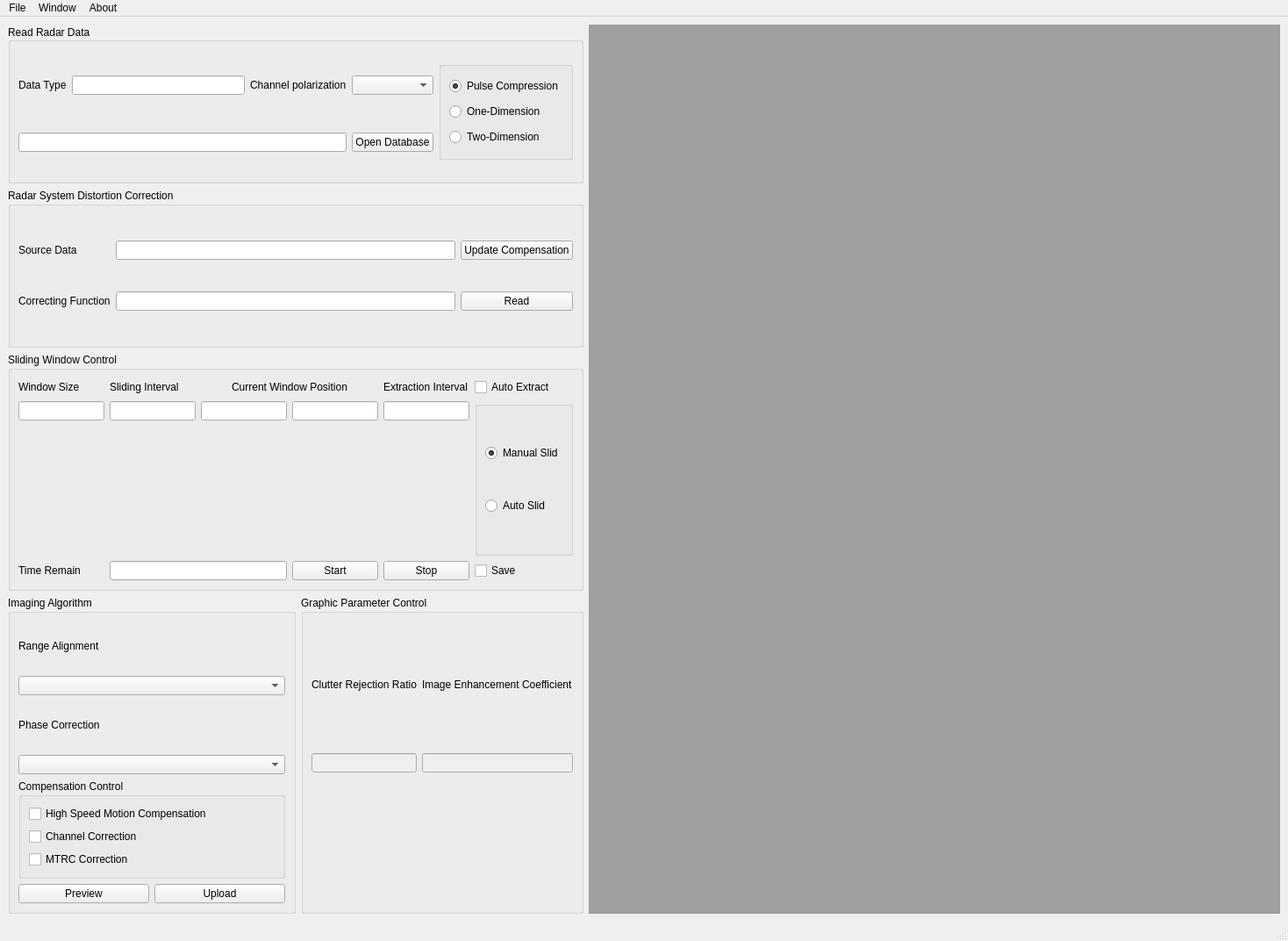
<?xml version="1.0" encoding="UTF-8"?>
<ui version="4.0">
 <class>MainWindow</class>
 <widget class="QMainWindow" name="MainWindow">
  <property name="geometry">
   <rect>
    <x>0</x>
    <y>0</y>
    <width>1468</width>
    <height>1072</height>
   </rect>
  </property>
  <property name="windowTitle">
   <string>ISAR Imaging</string>
  </property>
  <widget class="QWidget" name="centralwidget">
   <layout class="QGridLayout" name="gridLayout_6" rowstretch="2,2,3,4" columnstretch="5,3,12">
    <item row="0" column="0" colspan="2">
     <widget class="QGroupBox" name="groupBox">
      <property name="sizePolicy">
       <sizepolicy hsizetype="Preferred" vsizetype="Preferred">
        <horstretch>0</horstretch>
        <verstretch>0</verstretch>
       </sizepolicy>
      </property>
      <property name="maximumSize">
       <size>
        <width>16777215</width>
        <height>16777215</height>
       </size>
      </property>
      <property name="title">
       <string>Read Radar Data</string>
      </property>
      <property name="alignment">
       <set>Qt::AlignLeading|Qt::AlignLeft|Qt::AlignVCenter</set>
      </property>
      <layout class="QGridLayout" name="gridLayout_3">
       <item row="1" column="0" colspan="3">
        <widget class="QLineEdit" name="lineEdit_2"/>
       </item>
       <item row="0" column="1">
        <widget class="QLineEdit" name="lineEdit"/>
       </item>
       <item row="0" column="2">
        <widget class="QLabel" name="label_4">
         <property name="text">
          <string>Channel polarization</string>
         </property>
        </widget>
       </item>
       <item row="0" column="0">
        <widget class="QLabel" name="label">
         <property name="text">
          <string>Data Type</string>
         </property>
        </widget>
       </item>
       <item row="0" column="3">
        <widget class="QComboBox" name="comboBox"/>
       </item>
       <item row="1" column="3">
        <widget class="QPushButton" name="btnOpenDatabase">
         <property name="text">
          <string>Open Database</string>
         </property>
        </widget>
       </item>
       <item row="0" column="4" rowspan="2">
        <widget class="QGroupBox" name="groupBox_4">
         <property name="title">
          <string/>
         </property>
         <layout class="QVBoxLayout" name="verticalLayout">
          <item>
           <widget class="QRadioButton" name="radioButton">
            <property name="text">
             <string>Pulse Compression</string>
            </property>
            <property name="checked">
             <bool>true</bool>
            </property>
           </widget>
          </item>
          <item>
           <widget class="QRadioButton" name="radioButton_2">
            <property name="text">
             <string>One-Dimension</string>
            </property>
           </widget>
          </item>
          <item>
           <widget class="QRadioButton" name="radioButton_5">
            <property name="text">
             <string>Two-Dimension</string>
            </property>
           </widget>
          </item>
         </layout>
        </widget>
       </item>
      </layout>
     </widget>
    </item>
    <item row="0" column="2" rowspan="4">
     <widget class="QMdiArea" name="mdiArea">
      <property name="sizePolicy">
       <sizepolicy hsizetype="Expanding" vsizetype="Expanding">
        <horstretch>0</horstretch>
        <verstretch>0</verstretch>
       </sizepolicy>
      </property>
      <property name="minimumSize">
       <size>
        <width>0</width>
        <height>0</height>
       </size>
      </property>
      <property name="activationOrder">
       <enum>QMdiArea::CreationOrder</enum>
      </property>
      <property name="viewMode">
       <enum>QMdiArea::TabbedView</enum>
      </property>
      <property name="tabsMovable">
       <bool>true</bool>
      </property>
      <property name="tabShape">
       <enum>QTabWidget::Rounded</enum>
      </property>
      <widget class="QWidget" name="plotWindow_1">
       <property name="windowTitle">
        <string>Signal</string>
       </property>
       <layout class="QGridLayout" name="gridLayout_2">
        <item row="0" column="0">
         <widget class="QChartView" name="chartView_1">
          <property name="minimumSize">
           <size>
            <width>1000</width>
            <height>500</height>
           </size>
          </property>
         </widget>
        </item>
       </layout>
      </widget>
      <widget class="QWidget" name="plotWindow_2">
       <property name="windowTitle">
        <string>Plot</string>
       </property>
       <layout class="QGridLayout" name="gridLayout_8">
        <item row="0" column="1">
         <widget class="QGroupBox" name="groupBox_10">
          <property name="minimumSize">
           <size>
            <width>492</width>
            <height>492</height>
           </size>
          </property>
          <property name="title">
           <string>P Plot</string>
          </property>
          <property name="alignment">
           <set>Qt::AlignCenter</set>
          </property>
          <layout class="QGridLayout" name="gridLayout_9">
           <item row="0" column="0">
            <widget class="PDisplay" name="widget" native="true"/>
           </item>
          </layout>
         </widget>
        </item>
        <item row="0" column="0">
         <widget class="QGroupBox" name="groupBox_9">
          <property name="minimumSize">
           <size>
            <width>492</width>
            <height>492</height>
           </size>
          </property>
          <property name="title">
           <string>HRRP Before Alignment</string>
          </property>
          <property name="alignment">
           <set>Qt::AlignCenter</set>
          </property>
         </widget>
        </item>
        <item row="1" column="0">
         <widget class="QGroupBox" name="groupBox_11">
          <property name="minimumSize">
           <size>
            <width>492</width>
            <height>492</height>
           </size>
          </property>
          <property name="title">
           <string>HRRP After Alignment</string>
          </property>
          <property name="alignment">
           <set>Qt::AlignCenter</set>
          </property>
         </widget>
        </item>
        <item row="1" column="1">
         <widget class="QGroupBox" name="groupBox_12">
          <property name="minimumSize">
           <size>
            <width>492</width>
            <height>492</height>
           </size>
          </property>
          <property name="title">
           <string>ISAR Image</string>
          </property>
          <property name="alignment">
           <set>Qt::AlignCenter</set>
          </property>
         </widget>
        </item>
       </layout>
      </widget>
     </widget>
    </item>
    <item row="1" column="0" colspan="2">
     <widget class="QGroupBox" name="groupBox_2">
      <property name="sizePolicy">
       <sizepolicy hsizetype="Preferred" vsizetype="Preferred">
        <horstretch>0</horstretch>
        <verstretch>0</verstretch>
       </sizepolicy>
      </property>
      <property name="maximumSize">
       <size>
        <width>16777215</width>
        <height>16777215</height>
       </size>
      </property>
      <property name="title">
       <string>Radar System Distortion Correction</string>
      </property>
      <layout class="QGridLayout" name="gridLayout">
       <item row="1" column="0">
        <widget class="QLabel" name="label_5">
         <property name="text">
          <string>Correcting Function</string>
         </property>
        </widget>
       </item>
       <item row="0" column="0">
        <widget class="QLabel" name="label_2">
         <property name="sizePolicy">
          <sizepolicy hsizetype="Preferred" vsizetype="Preferred">
           <horstretch>0</horstretch>
           <verstretch>0</verstretch>
          </sizepolicy>
         </property>
         <property name="text">
          <string>Source Data</string>
         </property>
        </widget>
       </item>
       <item row="1" column="1">
        <widget class="QLineEdit" name="lineEdit_4"/>
       </item>
       <item row="0" column="1">
        <widget class="QLineEdit" name="lineEdit_3">
         <property name="sizePolicy">
          <sizepolicy hsizetype="Expanding" vsizetype="Fixed">
           <horstretch>0</horstretch>
           <verstretch>0</verstretch>
          </sizepolicy>
         </property>
        </widget>
       </item>
       <item row="0" column="2">
        <widget class="QPushButton" name="pushButton_2">
         <property name="sizePolicy">
          <sizepolicy hsizetype="Minimum" vsizetype="Fixed">
           <horstretch>0</horstretch>
           <verstretch>0</verstretch>
          </sizepolicy>
         </property>
         <property name="text">
          <string>Update Compensation</string>
         </property>
        </widget>
       </item>
       <item row="1" column="2">
        <widget class="QPushButton" name="pushButton_3">
         <property name="text">
          <string>Read</string>
         </property>
        </widget>
       </item>
      </layout>
     </widget>
    </item>
    <item row="2" column="0" colspan="2">
     <widget class="QGroupBox" name="groupBox_3">
      <property name="sizePolicy">
       <sizepolicy hsizetype="Preferred" vsizetype="Preferred">
        <horstretch>0</horstretch>
        <verstretch>0</verstretch>
       </sizepolicy>
      </property>
      <property name="maximumSize">
       <size>
        <width>16777215</width>
        <height>16777215</height>
       </size>
      </property>
      <property name="title">
       <string>Sliding Window Control</string>
      </property>
      <layout class="QGridLayout" name="gridLayout_4">
       <item row="0" column="0">
        <widget class="QLabel" name="label_3">
         <property name="text">
          <string>Window Size</string>
         </property>
        </widget>
       </item>
       <item row="0" column="1">
        <widget class="QLabel" name="label_6">
         <property name="text">
          <string>Sliding Interval</string>
         </property>
        </widget>
       </item>
       <item row="0" column="2" colspan="2">
        <widget class="QLabel" name="label_7">
         <property name="text">
          <string>Current Window Position</string>
         </property>
         <property name="alignment">
          <set>Qt::AlignCenter</set>
         </property>
        </widget>
       </item>
       <item row="0" column="4">
        <widget class="QLabel" name="label_8">
         <property name="text">
          <string>Extraction Interval</string>
         </property>
        </widget>
       </item>
       <item row="0" column="5">
        <widget class="QCheckBox" name="checkBox">
         <property name="text">
          <string>Auto Extract</string>
         </property>
        </widget>
       </item>
       <item row="1" column="0">
        <widget class="QLineEdit" name="lineEdit_5">
         <property name="text">
          <string/>
         </property>
        </widget>
       </item>
       <item row="1" column="1">
        <widget class="QLineEdit" name="lineEdit_6">
         <property name="text">
          <string/>
         </property>
        </widget>
       </item>
       <item row="1" column="2">
        <widget class="QLineEdit" name="lineEdit_7">
         <property name="text">
          <string/>
         </property>
        </widget>
       </item>
       <item row="1" column="3">
        <widget class="QLineEdit" name="lineEdit_8">
         <property name="text">
          <string/>
         </property>
        </widget>
       </item>
       <item row="1" column="4">
        <widget class="QLineEdit" name="lineEdit_9">
         <property name="text">
          <string/>
         </property>
        </widget>
       </item>
       <item row="1" column="5" rowspan="2">
        <widget class="QGroupBox" name="groupBox_5">
         <property name="title">
          <string/>
         </property>
         <layout class="QVBoxLayout" name="verticalLayout_2">
          <item>
           <widget class="QRadioButton" name="radioButton_3">
            <property name="text">
             <string>Manual Slid</string>
            </property>
            <property name="checked">
             <bool>true</bool>
            </property>
           </widget>
          </item>
          <item>
           <widget class="QRadioButton" name="radioButton_4">
            <property name="text">
             <string>Auto Slid</string>
            </property>
           </widget>
          </item>
         </layout>
        </widget>
       </item>
       <item row="2" column="0" colspan="5">
        <widget class="QwtSlider" name="qwtSlider_3" native="true"/>
       </item>
       <item row="3" column="0">
        <widget class="QLabel" name="label_9">
         <property name="text">
          <string>Time Remain</string>
         </property>
        </widget>
       </item>
       <item row="3" column="1" colspan="2">
        <widget class="QLineEdit" name="lineEdit_10"/>
       </item>
       <item row="3" column="3">
        <widget class="QPushButton" name="btnStart">
         <property name="text">
          <string>Start</string>
         </property>
        </widget>
       </item>
       <item row="3" column="4">
        <widget class="QPushButton" name="pushButton_5">
         <property name="text">
          <string>Stop</string>
         </property>
        </widget>
       </item>
       <item row="3" column="5">
        <widget class="QCheckBox" name="checkBox_2">
         <property name="text">
          <string>Save</string>
         </property>
        </widget>
       </item>
      </layout>
     </widget>
    </item>
    <item row="3" column="0">
     <widget class="QGroupBox" name="groupBox_6">
      <property name="sizePolicy">
       <sizepolicy hsizetype="Preferred" vsizetype="Preferred">
        <horstretch>0</horstretch>
        <verstretch>0</verstretch>
       </sizepolicy>
      </property>
      <property name="maximumSize">
       <size>
        <width>16777215</width>
        <height>16777215</height>
       </size>
      </property>
      <property name="title">
       <string>Imaging Algorithm</string>
      </property>
      <layout class="QGridLayout" name="gridLayout_5">
       <item row="3" column="0" colspan="2">
        <widget class="QComboBox" name="comboBox_3"/>
       </item>
       <item row="4" column="0" colspan="2">
        <widget class="QGroupBox" name="groupBox_8">
         <property name="title">
          <string>Compensation Control</string>
         </property>
         <layout class="QVBoxLayout" name="verticalLayout_3">
          <item>
           <widget class="QCheckBox" name="checkBox_3">
            <property name="text">
             <string>High Speed Motion Compensation</string>
            </property>
           </widget>
          </item>
          <item>
           <widget class="QCheckBox" name="checkBox_4">
            <property name="text">
             <string>Channel Correction</string>
            </property>
           </widget>
          </item>
          <item>
           <widget class="QCheckBox" name="checkBox_5">
            <property name="text">
             <string>MTRC Correction</string>
            </property>
           </widget>
          </item>
         </layout>
        </widget>
       </item>
       <item row="0" column="0" colspan="2">
        <widget class="QLabel" name="label_10">
         <property name="text">
          <string>Range Alignment</string>
         </property>
        </widget>
       </item>
       <item row="1" column="0" colspan="2">
        <widget class="QComboBox" name="comboBox_2"/>
       </item>
       <item row="2" column="0" colspan="2">
        <widget class="QLabel" name="label_11">
         <property name="text">
          <string>Phase Correction</string>
         </property>
        </widget>
       </item>
       <item row="5" column="0">
        <widget class="QPushButton" name="pushButton_6">
         <property name="text">
          <string>Preview</string>
         </property>
        </widget>
       </item>
       <item row="5" column="1">
        <widget class="QPushButton" name="pushButton_7">
         <property name="text">
          <string>Upload</string>
         </property>
        </widget>
       </item>
      </layout>
     </widget>
    </item>
    <item row="3" column="1">
     <widget class="QGroupBox" name="groupBox_7">
      <property name="sizePolicy">
       <sizepolicy hsizetype="Preferred" vsizetype="Preferred">
        <horstretch>0</horstretch>
        <verstretch>0</verstretch>
       </sizepolicy>
      </property>
      <property name="maximumSize">
       <size>
        <width>16777215</width>
        <height>16777215</height>
       </size>
      </property>
      <property name="title">
       <string>Graphic Parameter Control</string>
      </property>
      <layout class="QGridLayout" name="gridLayout_7">
       <item row="0" column="0">
        <widget class="QLabel" name="label_12">
         <property name="text">
          <string>Clutter Rejection Ratio</string>
         </property>
        </widget>
       </item>
       <item row="0" column="1">
        <widget class="QLabel" name="label_13">
         <property name="text">
          <string>Image Enhancement Coefficient</string>
         </property>
        </widget>
       </item>
       <item row="1" column="0">
        <widget class="QLineEdit" name="editClutterRejection">
         <property name="enabled">
          <bool>false</bool>
         </property>
         <property name="text">
          <string/>
         </property>
         <property name="alignment">
          <set>Qt::AlignCenter</set>
         </property>
        </widget>
       </item>
       <item row="1" column="1">
        <widget class="QLineEdit" name="editImageEnhance">
         <property name="enabled">
          <bool>false</bool>
         </property>
         <property name="text">
          <string/>
         </property>
         <property name="alignment">
          <set>Qt::AlignCenter</set>
         </property>
        </widget>
       </item>
       <item row="2" column="0">
        <widget class="QwtSlider" name="qwtSlider_1" native="true"/>
       </item>
       <item row="2" column="1">
        <widget class="QwtSlider" name="qwtSlider_2" native="true"/>
       </item>
      </layout>
     </widget>
    </item>
   </layout>
  </widget>
  <widget class="QMenuBar" name="menubar">
   <property name="geometry">
    <rect>
     <x>0</x>
     <y>0</y>
     <width>1468</width>
     <height>17</height>
    </rect>
   </property>
   <widget class="QMenu" name="menuFile">
    <property name="title">
     <string>File</string>
    </property>
    <addaction name="actionOpen"/>
    <addaction name="actionSave"/>
    <addaction name="separator"/>
    <addaction name="actionExit"/>
   </widget>
   <widget class="QMenu" name="menuAbout">
    <property name="title">
     <string>About</string>
    </property>
    <addaction name="actionAbout"/>
    <addaction name="actionAbout_SYSU"/>
   </widget>
   <widget class="QMenu" name="menuWindow">
    <property name="title">
     <string>Window</string>
    </property>
    <addaction name="actionNext_Window"/>
    <addaction name="actionLast_Window"/>
    <addaction name="separator"/>
    <addaction name="actionTabView_Mode"/>
    <addaction name="actionSubWindow_Mode"/>
    <addaction name="separator"/>
    <addaction name="actionTile_SubWindow"/>
    <addaction name="actionCascade_SubWindow"/>
    <addaction name="separator"/>
    <addaction name="actionSwitch_Layout"/>
   </widget>
   <addaction name="menuFile"/>
   <addaction name="menuWindow"/>
   <addaction name="menuAbout"/>
  </widget>
  <widget class="QStatusBar" name="statusbar"/>
  <action name="actionOpen">
   <property name="icon">
    <iconset>
     <normaloff>.</normaloff>.</iconset>
   </property>
   <property name="text">
    <string>Open</string>
   </property>
   <property name="shortcut">
    <string>Ctrl+O</string>
   </property>
  </action>
  <action name="actionSave">
   <property name="icon">
    <iconset resource="ISAR_IMAGING.qrc">
     <normaloff>:/img/resources/img/save.svg</normaloff>:/img/resources/img/save.svg</iconset>
   </property>
   <property name="text">
    <string>Save</string>
   </property>
   <property name="shortcut">
    <string>Ctrl+S</string>
   </property>
  </action>
  <action name="actionExit">
   <property name="icon">
    <iconset resource="ISAR_IMAGING.qrc">
     <normaloff>:/img/resources/img/exit.svg</normaloff>:/img/resources/img/exit.svg</iconset>
   </property>
   <property name="text">
    <string>Exit</string>
   </property>
   <property name="shortcut">
    <string>Ctrl+Q</string>
   </property>
  </action>
  <action name="actionAbout">
   <property name="text">
    <string>About</string>
   </property>
  </action>
  <action name="actionAbout_SYSU">
   <property name="text">
    <string>About SYSU</string>
   </property>
  </action>
  <action name="actionTabView_Mode">
   <property name="checkable">
    <bool>true</bool>
   </property>
   <property name="checked">
    <bool>true</bool>
   </property>
   <property name="text">
    <string>TabView Mode</string>
   </property>
  </action>
  <action name="actionSubWindow_Mode">
   <property name="checkable">
    <bool>true</bool>
   </property>
   <property name="text">
    <string>SubWindow Mode</string>
   </property>
  </action>
  <action name="actionNext_Window">
   <property name="text">
    <string>Next Window</string>
   </property>
   <property name="shortcut">
    <string>Ctrl+Tab</string>
   </property>
  </action>
  <action name="actionLast_Window">
   <property name="text">
    <string>Last Window</string>
   </property>
   <property name="shortcut">
    <string>Ctrl+Shift+Tab</string>
   </property>
  </action>
  <action name="actionSwitch_Layout">
   <property name="icon">
    <iconset resource="ISAR_IMAGING.qrc">
     <normaloff>:/img/resources/img/left-right.svg</normaloff>:/img/resources/img/left-right.svg</iconset>
   </property>
   <property name="text">
    <string>Switch Layout Direction</string>
   </property>
  </action>
  <action name="actionTile_SubWindow">
   <property name="checkable">
    <bool>false</bool>
   </property>
   <property name="text">
    <string>Tile SubWindow</string>
   </property>
  </action>
  <action name="actionCascade_SubWindow">
   <property name="checkable">
    <bool>false</bool>
   </property>
   <property name="text">
    <string>Cascade SubWindow</string>
   </property>
  </action>
 </widget>
 <customwidgets>
  <customwidget>
   <class>QChartView</class>
   <extends>QGraphicsView</extends>
   <header>QtCharts</header>
  </customwidget>
  <customwidget>
   <class>QwtSlider</class>
   <extends>QWidget</extends>
   <header>qwt_slider.h</header>
   <container>1</container>
  </customwidget>
  <customwidget>
   <class>PDisplay</class>
   <extends>QWidget</extends>
   <header>p_display.h</header>
   <container>1</container>
  </customwidget>
 </customwidgets>
 <resources>
  <include location="ISAR_IMAGING.qrc"/>
 </resources>
 <connections/>
</ui>
